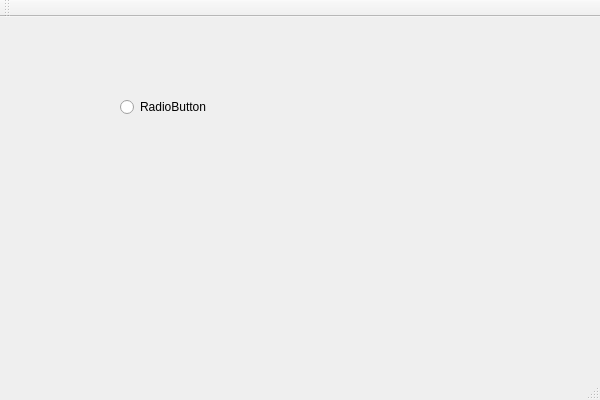
<?xml version="1.0" encoding="UTF-8"?>
<ui version="4.0">
 <class>BasicWindowClass</class>
 <widget class="QMainWindow" name="BasicWindowClass">
  <property name="geometry">
   <rect>
    <x>0</x>
    <y>0</y>
    <width>600</width>
    <height>400</height>
   </rect>
  </property>
  <property name="windowTitle">
   <string>BasicWindow</string>
  </property>
  <widget class="QWidget" name="centralWidget">
   <widget class="QRadioButton" name="radioButton">
    <property name="geometry">
     <rect>
      <x>120</x>
      <y>80</y>
      <width>95</width>
      <height>20</height>
     </rect>
    </property>
    <property name="text">
     <string>RadioButton</string>
    </property>
   </widget>
  </widget>
  <widget class="QMenuBar" name="menuBar">
   <property name="geometry">
    <rect>
     <x>0</x>
     <y>0</y>
     <width>600</width>
     <height>26</height>
    </rect>
   </property>
  </widget>
  <widget class="QToolBar" name="mainToolBar">
   <attribute name="toolBarArea">
    <enum>TopToolBarArea</enum>
   </attribute>
   <attribute name="toolBarBreak">
    <bool>false</bool>
   </attribute>
  </widget>
  <widget class="QStatusBar" name="statusBar"/>
 </widget>
 <layoutdefault spacing="6" margin="11"/>
 <resources>
  <include location="basicwindow.qrc"/>
 </resources>
 <connections/>
</ui>
